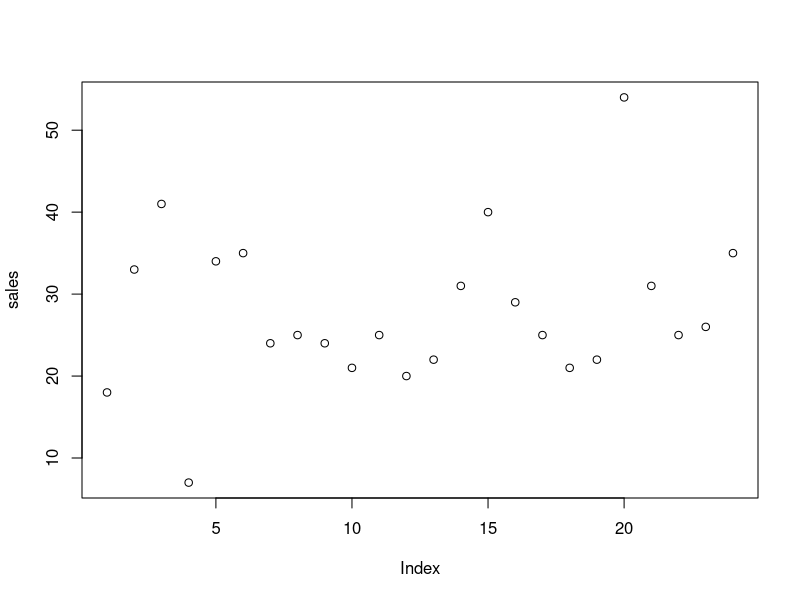
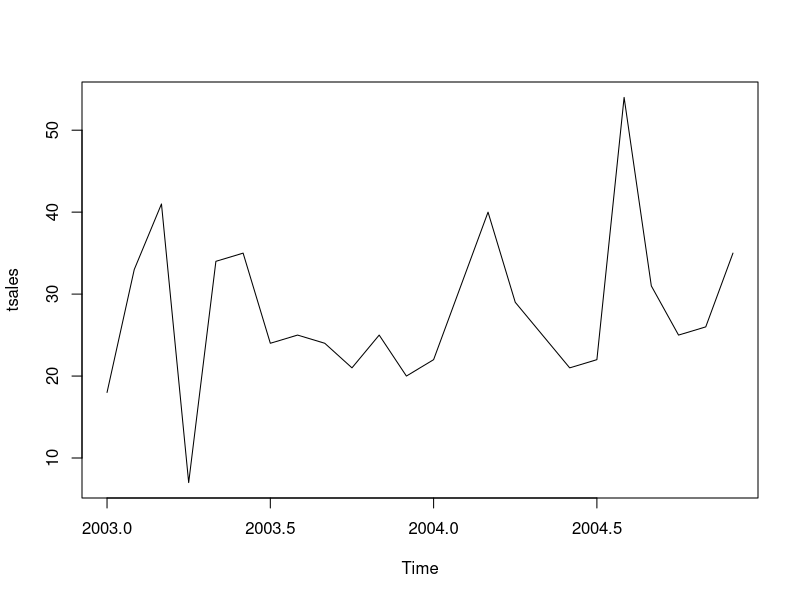
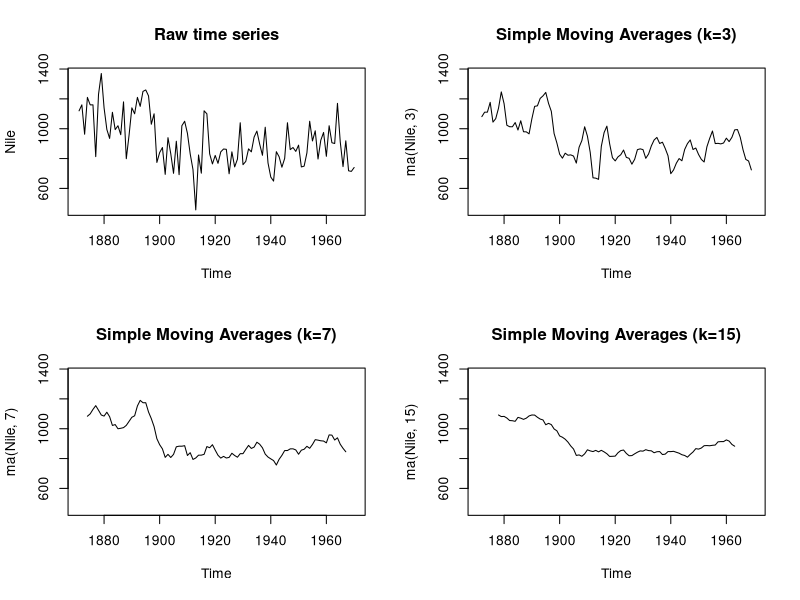
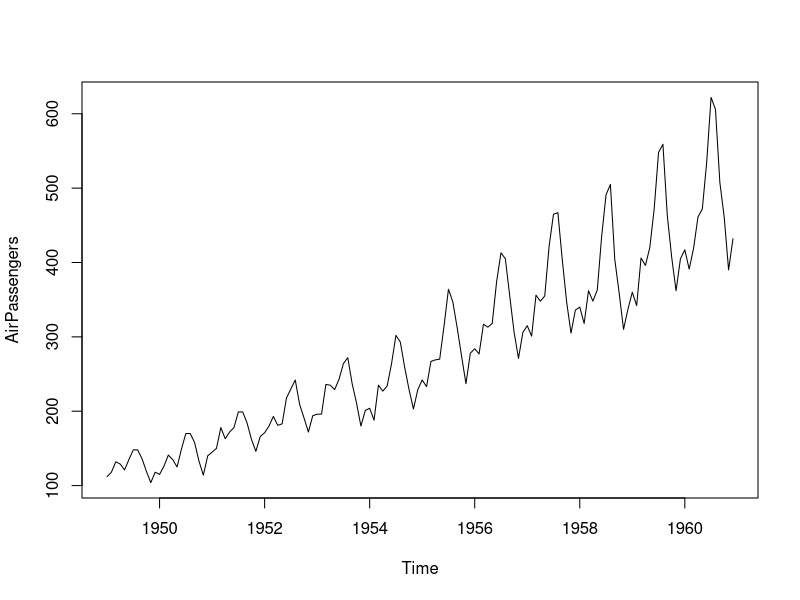
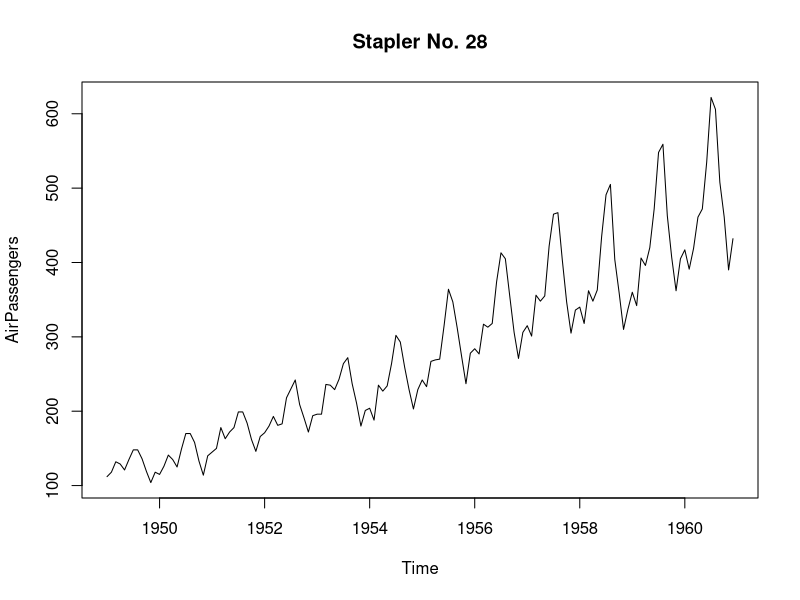
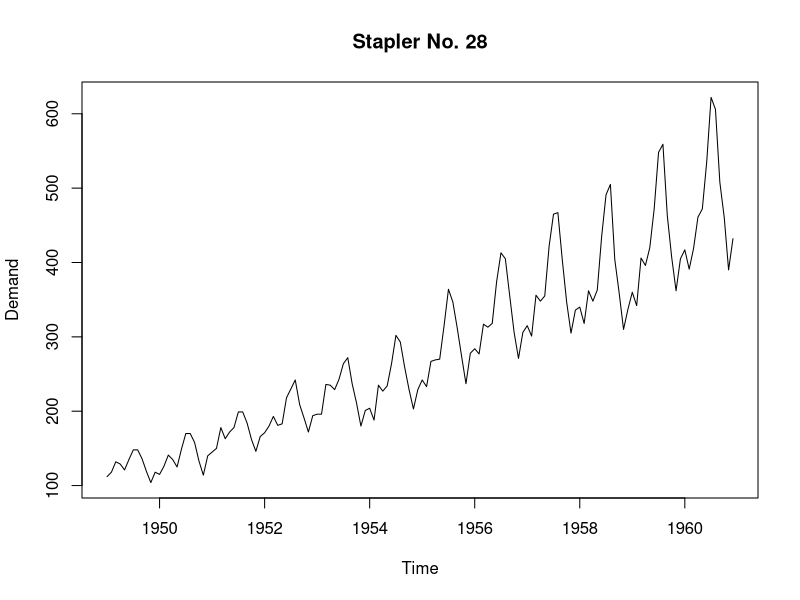

Reproduce these figures in R, in order. (Note: this script raises an error after producing the figures.)
## Economics & Finance Lab Series 
## Session 4: Time Series 
##Best to go thru MM notes on index, forecasting and timeseries first

getwd()
setwd()

# 1. Creating a time-series object in R

?ts  #Using ts makes your data more readable
sales <- c(18, 33, 41, 7, 34, 35, 24, 25, 24, 21, 25, 20,
           22, 31, 40, 29, 25, 21, 22, 54, 31, 25, 26, 35)
tsales <- ts(sales, start=c(2003, 1), frequency=12)
sales
tsales

#Compare the two
plot(sales)
plot(tsales)


start(tsales)
end(tsales)
frequency(tsales)
tsales.subset <- window(tsales, start=c(2003, 5), end=c(2004, 6))
tsales.subset

# 2. Smoothing and Seasonal Decomposition
install.packages("forecast")
library(forecast)
opar <- par(no.readonly=TRUE)
par(mfrow=c(2,2))
ylim <- c(min(Nile), max(Nile))
plot(Nile, main="Raw time series")
plot(ma(Nile, 3), main="Simple Moving Averages (k=3)", ylim=ylim)
plot(ma(Nile, 7), main="Simple Moving Averages (k=7)", ylim=ylim)
plot(ma(Nile, 15), main="Simple Moving Averages (k=15)", ylim=ylim)
par(opar)

# 2.1 Seasonal Decomposition 



#Custom
plot(AirPassengers)
plot(AirPassengers, main="Stapler No. 28")
Demand <- AirPassengers
remove(mAirPassengers)

plot(Demand, main="Stapler No. 28", ylab="Demand")
Demand

row.names(Demand)
colnames(Demand)

Demand[,1]
#




lAirPassengers <- log(AirPassengers)
plot(lAirPassengers, ylab="log(AirPassengers)")
fit <- stl(lAirPassengers, s.window="period")
#Here, we use the 'stl' function.

plot(fit)
fit$time.series             #here we log it
exp(fit$time.series)           #then we apply exp. recall math1
# $ = means targeting. so here we are targeting the time.series. fitting it to that.


par(mfrow=c(2,1))
monthplot(AirPassengers, xlab="", ylab="")
#we get the range for each month. The line is the average (mean)

seasonplot(AirPassengers, year.labels="TRUE", main="")
#Messy but easier to visualise except when it crossover fml
#as we can see both cases, july and aug its the highest


# 3 Exponential Forecasting Models 
?xts
# 3.1 Simple Exponential Smoothin 
install.packages("forecast")
library(forecast)
fit <- ets(nhtemp, model="ANN")
fit
forecast(fit, 1)
#Forecast is a very impt function here, cos its your predicting function
#Specify the number to forecast the no of years. 1 = one year.

plot(forecast(fit, 1), xlab="Year",
       ylab=expression(paste("Temperature (", degree*F,")",)),
       main="New Haven Annual Mean Temperature")
#The dark blue is the area the program is predicting it to have the highest chance of being attained.
#So if you put more periods like 12, it will predict for 12 periods.
#Each shade denotes different chances low 80 to high 80 and low 95 and high 96. Recall confidence level


accuracy(fit)  
#The accuracy() function will calculate the errors for the dataset. You can then analyse it. RECALL MM notes.


# 3.2	Holt and Holt-Winters exponential smoothing
plot(AirPassengers)  #original

#ver1
fit <- ets(log(AirPassengers), model="AAA")
fit
accuracy(fit)
pred <- forecast(fit, 5)      #So we predicting for five periods.
pred
plot(pred, main="Forecast for Air Travel", ylab="Log(AirPassengers)", xlab="Time")
#You get a very nice prediction. Small range and going upwards

#ver2
fit <- ets(log(AirPassengers), model="AAN")
fit
accuracy(fit)
pred <- forecast(fit, 5)      #So we predicting for five periods.
pred
plot(pred, main="Forecast for Air Travel", ylab="Log(AirPassengers)", xlab="Time")
##The diff btw the two is the model used. You can see here that using a diff model will
#greatly affect the outcome of our prediction.


pred$mean <- exp(pred$mean)
pred$lower <- exp(pred$lower)
pred$upper <- exp(pred$upper)
p <- cbind(pred$mean, pred$lower, pred$upper)
dimnames(p)[[2]] <- c("mean", "Lo 80", "Lo 95", "Hi 80", "Hi 95")
p
##We just put it like this for easy viewing in the console.



# 3.3	The ets() function and automated forecasting

fit <- ets(JohnsonJohnson)
fit

#Here cos we never spcify, we are just using the default forecast periods.
plot(forecast(fit), main="Johnson & Johnson Forecasts",
       ylab="Quarterly Earnings (Dollars)", xlab="Time", flty = 2)
?forecast
# 4.	ARIMA forecasting models
save.image()
# 4.1	Prerequisite concepts
# 4.2	ARMA and ARIMA models

# Ensuring that the time series is stationary 
library(forecast)
library(tseries)
plot(Nile)
#Just a regular plot of nile

ndiffs(Nile)
dNile <- diff(Nile)
plot(dNile)
#The nile minus the nile-1

adf.test(dNile)

# Identify one or more reasonable models
Acf(dNile)    #Considered as 'Zero after lag'
Pacf(dNile)   #Considered as 'Trails off to zero'
##Based on this refer to pdf pg 20, and you can decide where to put your 1 and 0.
#For here, 0 will be first.

# Fit the Models
fit <- arima(Nile, order=c(0,1,1))
fit
accuracy(fit)

# Evaluating Model Fit
qqnorm(fit$residuals)
qqline(fit$residuals)
Box.test(fit$residuals, type="Ljung-Box")


# Making Forecasts 
forecast(fit, 3)
plot(forecast(fit, 3), xlab="Year", ylab="Annual Flow")
##Useful cos from something that you can't read or infer, comparing the normal
#and ARIMA model forecast we can get some rough forecast. Better than nothing.



# 4.3	Automated ARIMA forecasting

library(forecast)
fit <- auto.arima(sunspots)
#auto.arima means letting the com decide on the best model for you. It does everything for you.

fit    #Can see that R will use arima 2,1,2 to perform the focus
forecast(fit, 3)
accuracy(fit)

?sunspots

#Attempting to plot
plot(forecast(fit, 3), xlab="Year", ylab="Monthly sunspot numbers")


#Guy's plot
plot(forecast(fit, 3), xlab="Time", ylab="Sunspots")
plot(forecast(fit, 50), xlab="Time", ylab="Sunspots")
#The range gets wider over time cos its getting harder to predict the future the further down the road.


## END OF SESSION ## 

